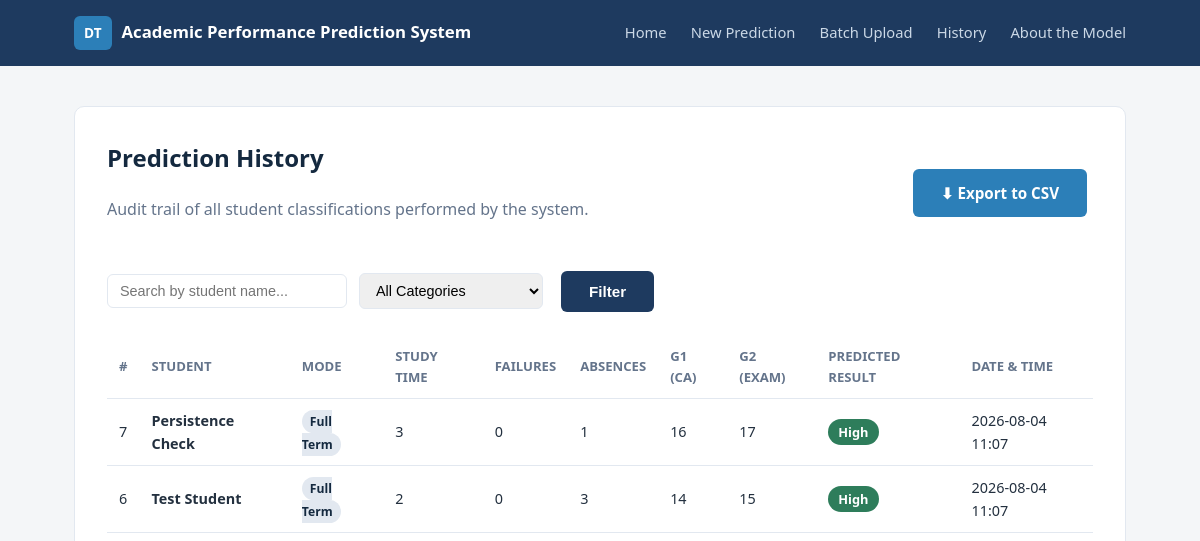
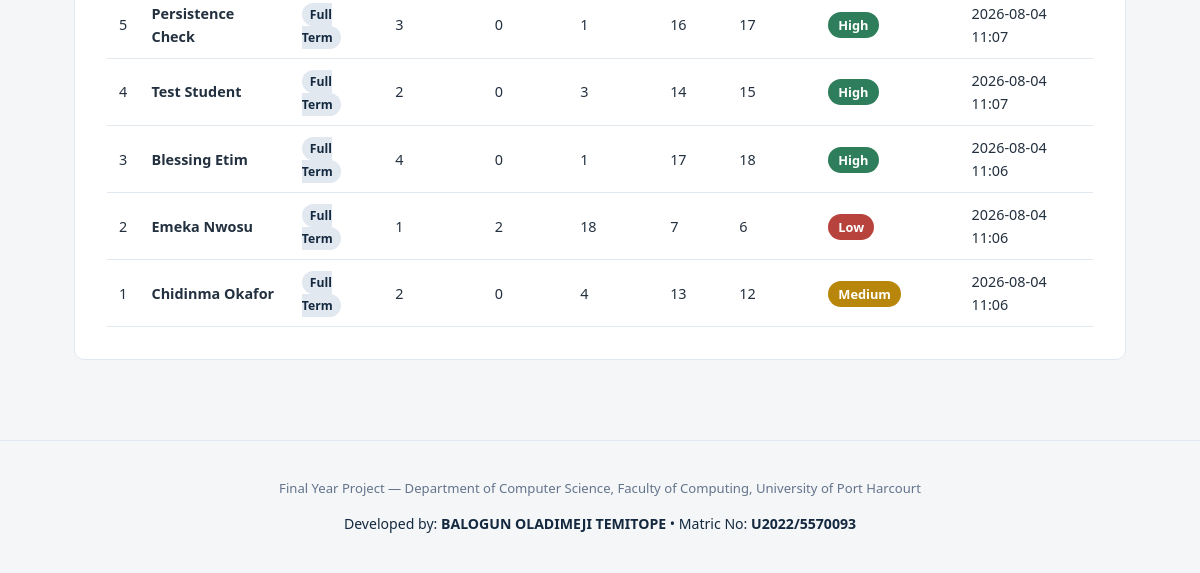
Before: /history with the older database file (2 pictures, top to bottom).
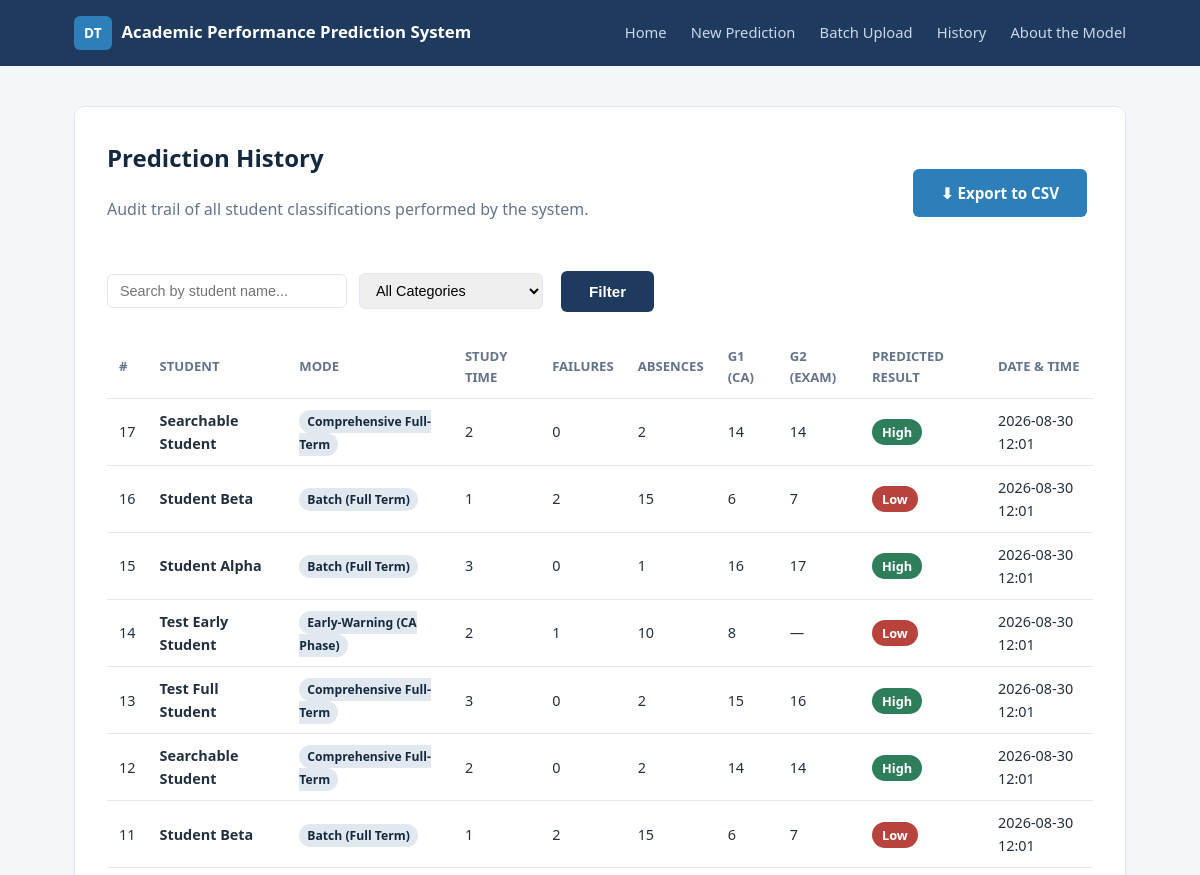
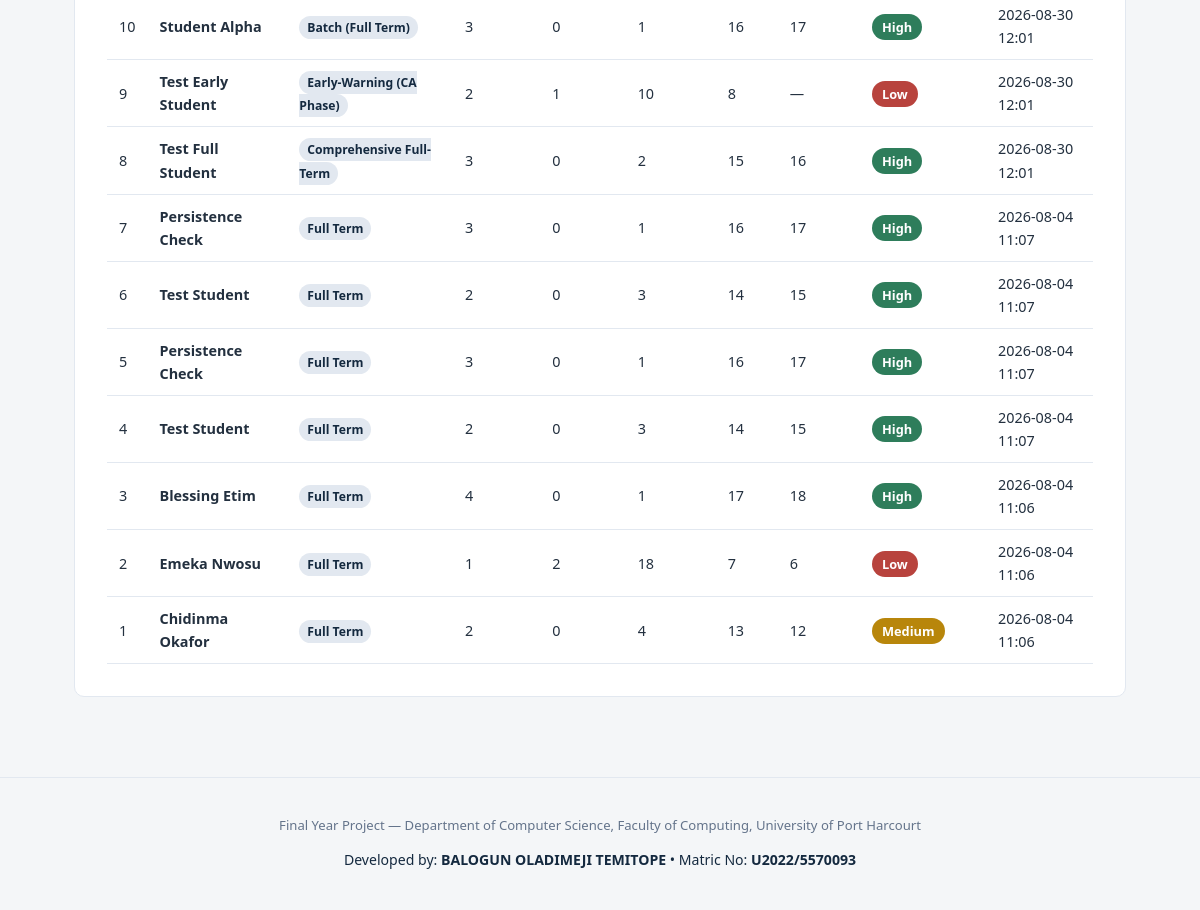
After: the same page with the newer database file (2 pictures, top to bottom).
### tables this page shows
CREATE TABLE predictions (
            id INTEGER PRIMARY KEY AUTOINCREMENT,
            student_name TEXT,
            studytime INTEGER,
            failures INTEGER,
            absences INTEGER,
            g1 INTEGER,
            g2 INTEGER,
            predicted_category TEXT,
            top_factor TEXT,
            created_at TEXT
        , prediction_mode TEXT DEFAULT 'Full Term');

### app.py (the view)
@app.route("/history")
def history():
    q = request.args.get("q", "").strip()
    category = request.args.get("category", "").strip()
    query = "SELECT * FROM predictions WHERE 1=1"
    params = []
    if q:
        query += " AND student_name LIKE ?"
        params.append(f"%{q}%")
    if category in ["Low", "Medium", "High"]:
        query += " AND predicted_category = ?"
        params.append(category)
    query += " ORDER BY id DESC LIMIT 100"
    with sqlite3.connect(DB_PATH) as conn:
        conn.row_factory = sqlite3.Row
        rows = conn.execute(query, params).fetchall()
    return render_template("history.html", rows=rows, q=q, category=category)

### templates/history.html (shortened to what this page needs)
{% extends "base.html" %}
{% block content %}
  <section class="history-section">
    <div class="history-header">
      <div>
        <h1>Prediction History</h1>
        <p class="lead">Audit trail of all student classifications performed by the system.</p>
      </div>
      <div>
        <a href="{{ url_for('export_history') }}" class="btn btn-primary">⬇ Export to CSV</a>
      </div>
    </div>
    <form method="GET" action="{{ url_for('history') }}" class="history-filter-bar">
      <div class="filter-group">
        <input type="text" name="q" value="{{ q }}" placeholder="Search by student name..." class="search-input">
      </div>
      <div class="filter-group">
        <select name="category" class="filter-select" onchange="this.form.submit()">
          <option value="">All Categories</option>
        </select>
      </div>
      <button type="submit" class="btn btn-secondary">Filter</button>
    </form>
    {% if rows|length == 0 %}
      <p class="empty-state">No matching prediction records found.</p>
    {% else %}
      <table class="history-table">
        <thead>
          <tr>
            <th>#</th>
            <th>Student</th>
            <th>Mode</th>
            <th>Study Time</th>
            <th>Failures</th>
            <th>Absences</th>
            <th>G1 (CA)</th>
            <th>G2 (Exam)</th>
            <th>Predicted Result</th>
            <th>Date &amp; Time</th>
          </tr>
        </thead>
        <tbody>
          {% for row in rows %}
            <tr>
              <td>{{ row['id'] }}</td>
              <td><strong>{{ row['student_name'] }}</strong></td>
              <td>
                <span class="mode-pill">{{ row['prediction_mode'] if 'prediction_mode' in row.keys() else 'Full Term' }}</span>
              </td>
              <td>{{ row['studytime'] }}</td>
              <td>{{ row['failures'] }}</td>
              <td>{{ row['absences'] }}</td>
              <td>{{ row['g1'] }}</td>
              <td>{{ row['g2'] if row['g2'] != -1 else '—' }}</td>
              <td>
                <span class="badge badge-{{ row['predicted_category'] | lower }}">
                  {{ row['predicted_category'] }}
                </span>
              </td>
              <td class="text-muted">{{ row['created_at'] }}</td>
            </tr>
          {% endfor %}
        </tbody>
      </table>
    {% endif %}
  </section>
{% endblock %}

### templates/base.html (shortened to what this page needs)
<!DOCTYPE html>
<html lang="en">
<head>
  <link rel="stylesheet" href="{{ url_for('static', filename='style.css') }}">
</head>
<body>
  <header class="site-header">
    <div class="header-inner">
      <a href="{{ url_for('home') }}" class="brand">
        <span class="brand-mark">DT</span>
        <span>Academic Performance Prediction System</span>
      </a>
      <nav>
        <a href="{{ url_for('home') }}">Home</a>
        <a href="{{ url_for('predict') }}">New Prediction</a>
        <a href="{{ url_for('batch_predict') }}">Batch Upload</a>
        <a href="{{ url_for('history') }}">History</a>
        <a href="{{ url_for('about') }}">About the Model</a>
      </nav>
    </div>
  </header>
  <main class="container">
    {% block content %}{% endblock %}
  </main>
  <footer class="site-footer">
    <p>Final Year Project — Department of Computer Science, Faculty of Computing, University of Port Harcourt</p>
    <p class="student-credit">Developed by: <strong>BALOGUN OLADIMEJI TEMITOPE</strong> &bull; Matric No: <strong>U2022/5570093</strong></p>
  </footer>
</body>
</html>

### static/style.css (style rules this page uses)
:root { --navy: #1e3a5f; --navy-dark: #14293f; --accent: #2c7fb8; --green: #2e7d5b; --amber: #b8860b; --red: #b8433d; --bg: #f4f6f8; --card: #ffffff; --text: #23303f; --muted: #64748b; --border: #e2e8f0; }
* { box-sizing: border-box; }
body { margin: 0; font-family: "Segoe UI", Roboto, -apple-system, sans-serif; background: var(--bg); color: var(--text); line-height: 1.6; }
.site-header { background: var(--navy); color: white; }
.header-inner { max-width: 1100px; margin: 0 auto; padding: 16px 24px; display: flex; justify-content: space-between; align-items: center; flex-wrap: wrap; gap: 12px; }
.brand { display: flex; align-items: center; gap: 10px; color: white; text-decoration: none; font-weight: 600; font-size: 1.05rem; }
.brand-mark { background: var(--accent); color: white; font-weight: 700; padding: 6px 10px; border-radius: 6px; font-size: 0.85rem; }
.site-header nav a { color: #cbd8e6; text-decoration: none; margin-left: 20px; font-size: 0.92rem; }
.container { max-width: 1100px; margin: 0 auto; padding: 40px 24px; min-height: 70vh; }
.lead { color: var(--muted); max-width: 640px; margin: 0 auto 24px; }
.btn { display: inline-block; padding: 12px 28px; border-radius: 6px; text-decoration: none; font-weight: 600; font-size: 0.95rem; border: none; cursor: pointer; margin: 4px 6px; }
.btn-primary { background: var(--accent); color: white; }
.btn-secondary { background: var(--navy); color: white; }
.form-section, .result-section, .history-section, .about-section { background: var(--card); border: 1px solid var(--border); border-radius: 10px; padding: 32px; }
.form-section h1, .result-section h1, .history-section h1, .about-section h1 { color: var(--navy-dark); margin-top: 0; }
.inputs-summary table, .metrics-table, .history-table { width: 100%; border-collapse: collapse; margin-top: 12px; }
.inputs-summary td, .metrics-table td, .history-table th, .history-table td { padding: 10px 12px; border-bottom: 1px solid var(--border); font-size: 0.9rem; }
.history-table th { text-align: left; color: var(--muted); font-size: 0.82rem; text-transform: uppercase; }
.badge { padding: 4px 10px; border-radius: 20px; font-size: 0.8rem; font-weight: 600; color: white; }
.badge-low { background: var(--red); }
.badge-medium { background: var(--amber); }
.badge-high { background: var(--green); }
.student-credit { margin-top: 6px; color: var(--navy-dark); font-size: 0.88rem; }
.mode-pill { background: #e2e8f0; color: var(--navy-dark); padding: 3px 8px; border-radius: 12px; font-size: 0.76rem; font-weight: 600; }
.history-header { display: flex; justify-content: space-between; align-items: center; flex-wrap: wrap; gap: 16px; }
.history-filter-bar { display: flex; gap: 12px; align-items: center; margin: 20px 0; flex-wrap: wrap; }
.search-input, .filter-select { padding: 8px 12px; border: 1px solid var(--border); border-radius: 6px; font-size: 0.9rem; }
.search-input { min-width: 240px; }
.site-footer { text-align: center; padding: 24px 20px; color: var(--muted); font-size: 0.82rem; border-top: 1px solid var(--border); margin-top: 40px; }

Changed rows visible on the page:
added predictions: id "17", student_name "Searchable Student", prediction_mode "Comprehensive Full-Term", studytime "2", failures "0", absences "2", g1 "14", g2 "14", predicted_category "High", created_at "2026-08-30 12:01"
added predictions: id "16", student_name "Student Beta", prediction_mode "Batch (Full Term)", studytime "1", failures "2", absences "15", g1 "6", g2 "7", predicted_category "Low", created_at "2026-08-30 12:01"
added predictions: id "15", student_name "Student Alpha", prediction_mode "Batch (Full Term)", studytime "3", failures "0", absences "1", g1 "16", g2 "17", predicted_category "High", created_at "2026-08-30 12:01"
added predictions: id "14", student_name "Test Early Student", prediction_mode "Early-Warning (CA Phase)", studytime "2", failures "1", absences "10", g1 "8", g2 "—", predicted_category "Low", created_at "2026-08-30 12:01"
added predictions: id "13", student_name "Test Full Student", prediction_mode "Comprehensive Full-Term", studytime "3", failures "0", absences "2", g1 "15", g2 "16", predicted_category "High", created_at "2026-08-30 12:01"
added predictions: id "12", student_name "Searchable Student", prediction_mode "Comprehensive Full-Term", studytime "2", failures "0", absences "2", g1 "14", g2 "14", predicted_category "High", created_at "2026-08-30 12:01"
added predictions: id "11", student_name "Student Beta", prediction_mode "Batch (Full Term)", studytime "1", failures "2", absences "15", g1 "6", g2 "7", predicted_category "Low", created_at "2026-08-30 12:01"
added predictions: id "10", student_name "Student Alpha", prediction_mode "Batch (Full Term)", studytime "3", failures "0", absences "1", g1 "16", g2 "17", predicted_category "High", created_at "2026-08-30 12:01"
added predictions: id "9", student_name "Test Early Student", prediction_mode "Early-Warning (CA Phase)", studytime "2", failures "1", absences "10", g1 "8", g2 "—", predicted_category "Low", created_at "2026-08-30 12:01"
added predictions: id "8", student_name "Test Full Student", prediction_mode "Comprehensive Full-Term", studytime "3", failures "0", absences "2", g1 "15", g2 "16", predicted_category "High", created_at "2026-08-30 12:01"
